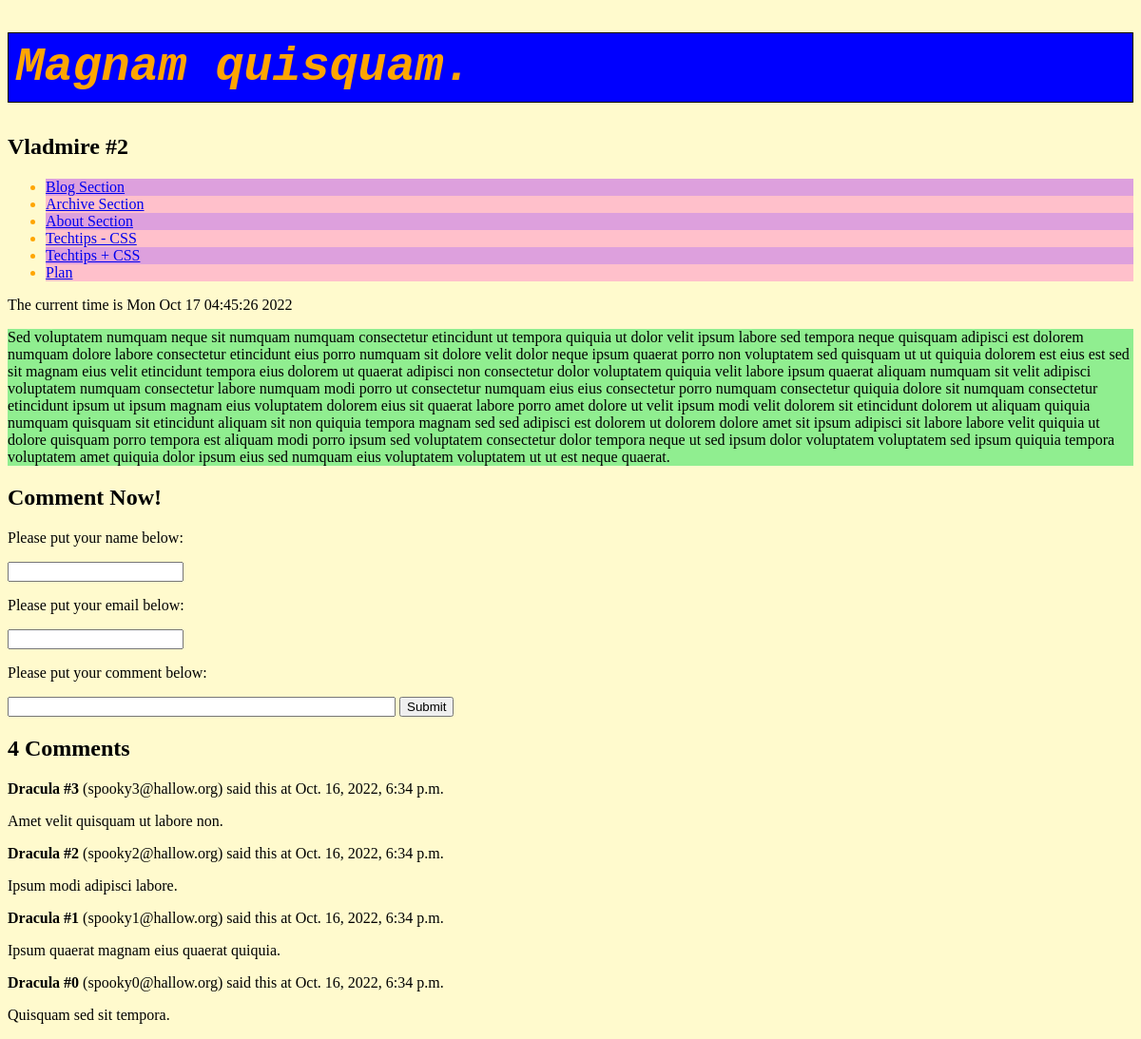
The app's page /blog/entry/3/, older data.
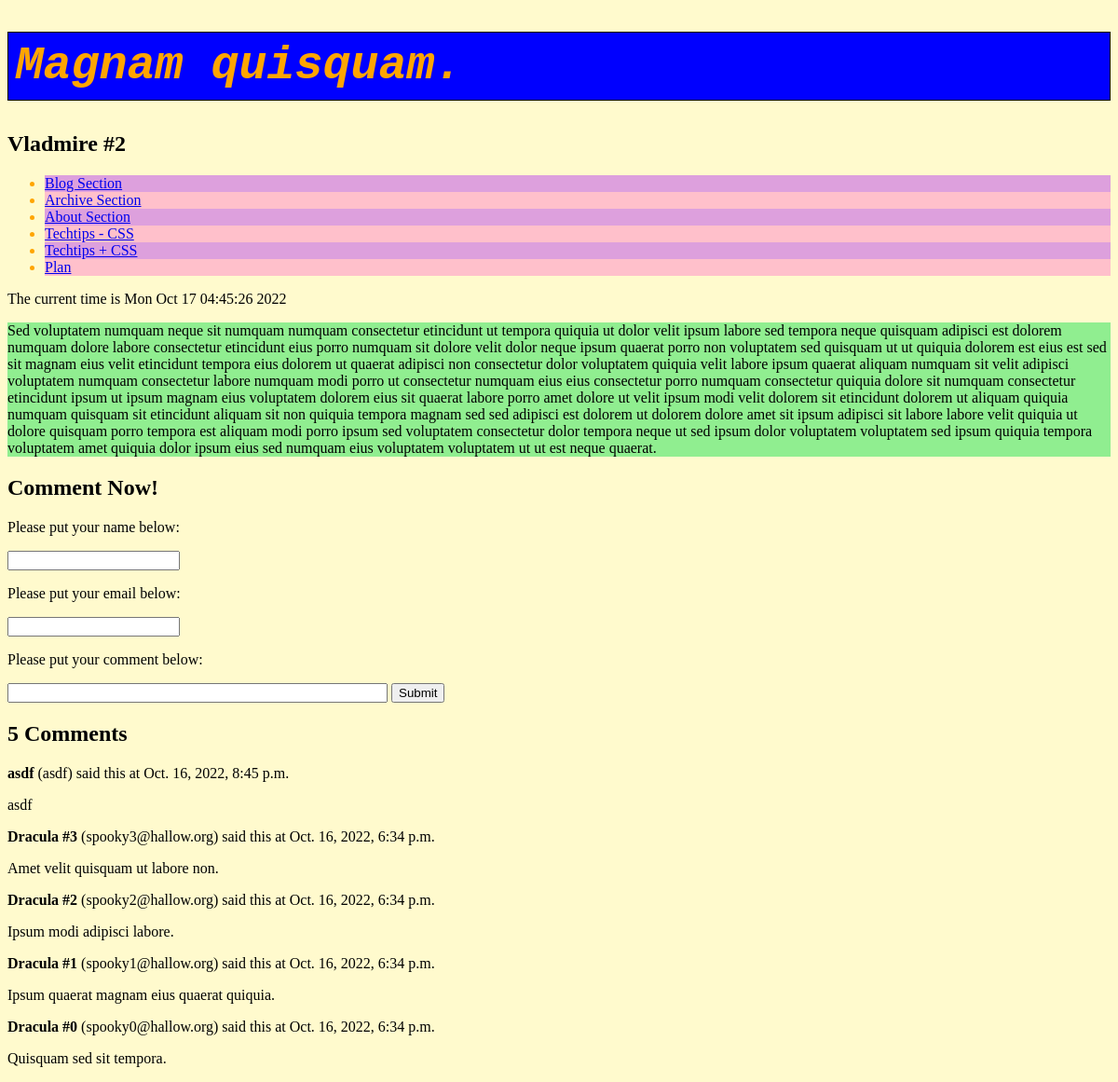
The same page, newer data.
### blog/models.py (models this page shows, shortened)
class Blog(models.Model):
    title = models.CharField(max_length=64)
    author = models.CharField(max_length=32)
    content = models.TextField()
    posted = models.DateTimeField()
    @property
    def commentCount(self):
        return Comment.objects.filter(blog_id=self.id).count()

class Comment(models.Model):
    blog = models.ForeignKey(Blog, on_delete=models.CASCADE)
    commenter = models.CharField(max_length=32)
    email = models.EmailField()
    content = models.TextField()
    posted = models.DateTimeField()

### blog/views.py (the view)
# urls.py: path('entry/<int:blog_id>/', views.entry, name='entry'),
def entry(request, blog_id):
	blogPost = get_object_or_404(Blog, pk=blog_id)
	comments = Comment.objects.filter(blog=blogPost).order_by("-posted").all()
	return render(request, 'blog/entry.html', {'now': strftime('%c'), 'blogPost': blogPost, 'comments': comments})

### blog/templates/blog/entry.html (shortened to what this page needs)
{% load static %}
<!DOCTYPE html>
<html lang="en">
    <head>
        <link rel="stylesheet" href="{% static 'blog/style.css' %}"/>
    </head>
    <body>
        <h1>
            {{blogPost.title}}
        </h1>
        <h2
            >{{blogPost.author}}
        </h2>
        <ul class="list">
            <li><a href="/blog">Blog Section</a></li>
            <li><a href="/blog/archive">Archive Section</a></li>
            <li><a href="/blog/about">About Section</a></li>
            <li><a href="/blog/techtips-css/">Techtips - CSS</a></li>
            <li><a href="/blog/techtips+css/">Techtips + CSS</a></li>
            <li><a href="/blog/plan/">Plan</a></li>
        </ul>
        <p>The current time is {{now}}</p>
        <div style="background-color: lightgreen">
            <p>{{blogPost.content}}</p>
        </div>
        <h2>Comment Now!</h2>
        <form action="{% url 'comment' blogPost.id  %}" method="post">
            <p>Please put your name below:</p>
            <input type="text" id="commenter" name="commenter">
            <p>Please put your email below:</p>
            <input type="text" id="email" name="email">
            <p>Please put your comment below:</p>
            <input type="text" id="content" name="content" style="width: 400px; word-wrap: break-word; word-break: break-all;">
            <button type="submit">Submit</button>
        </form>
        <h2>{{blogPost.commentCount}} Comments</h2>
        {% for comment in comments %}
            <p><strong>{{comment.commenter}}</strong> ({{comment.email}}) said this at {{comment.posted}}</p>
            <p>{{comment.content}}</p>
        {% endfor %}
    </body>
</html>

### blog/static/blog/style.css (style rules this page uses)
h1 { color: orange; background-color: blue; font-family: monospace; font-style: italic; font-size: 50px; border: 1px solid black; padding: 2mm; }
body { background-color: lemonchiffon; }
.list { color: orange; }
li:nth-child(even) { background-color: pink; }
li:nth-child(odd) { background-color: plum; }

Row changes from the older to the newer data that the page shows:
computed for Blog "Magnam quisquam.": commentCount "4" → "5"
added Comment: commenter "asdf", email "asdf", posted "Oct. 16, 2022, 8:45 p.m.", content "asdf"
